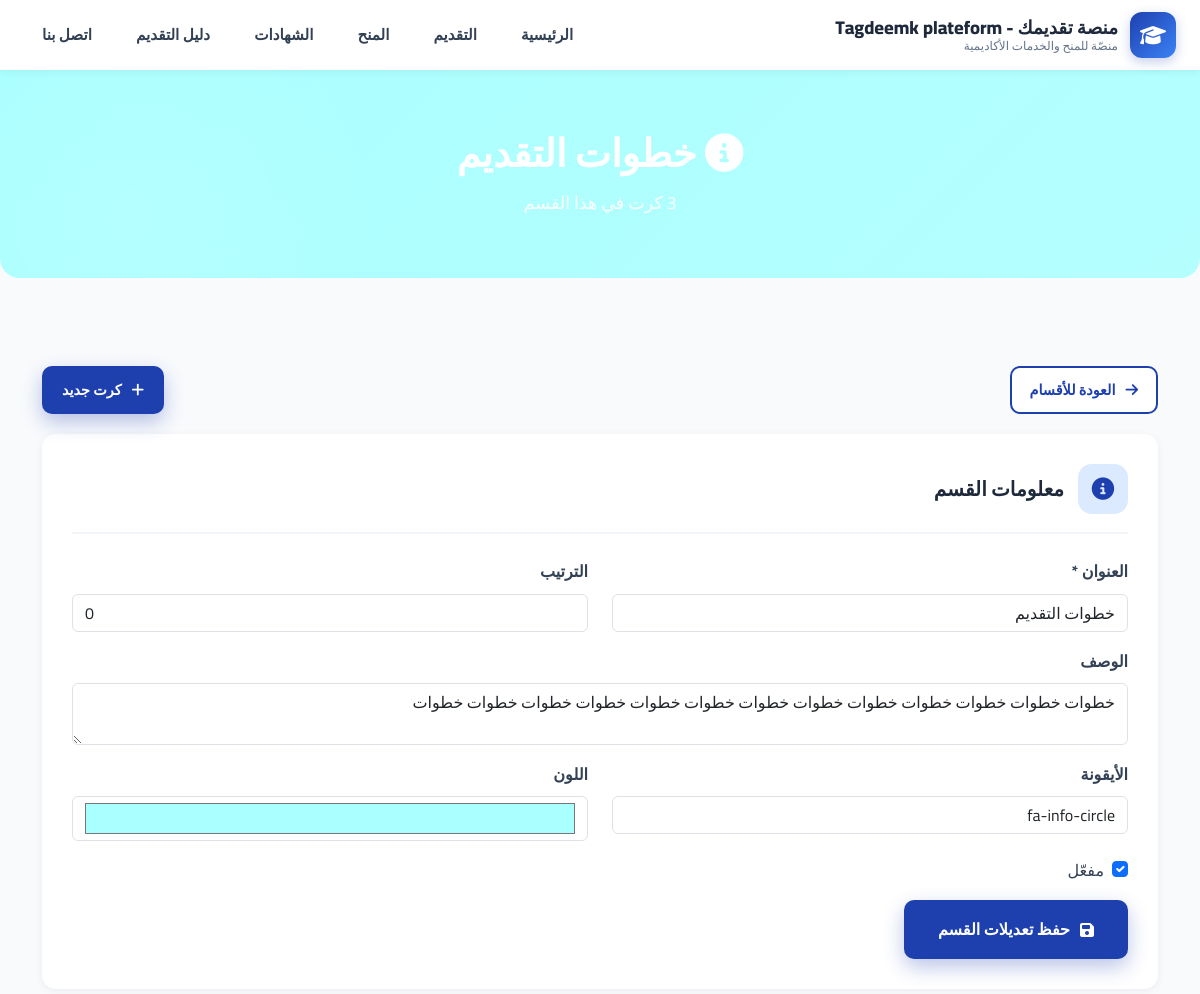
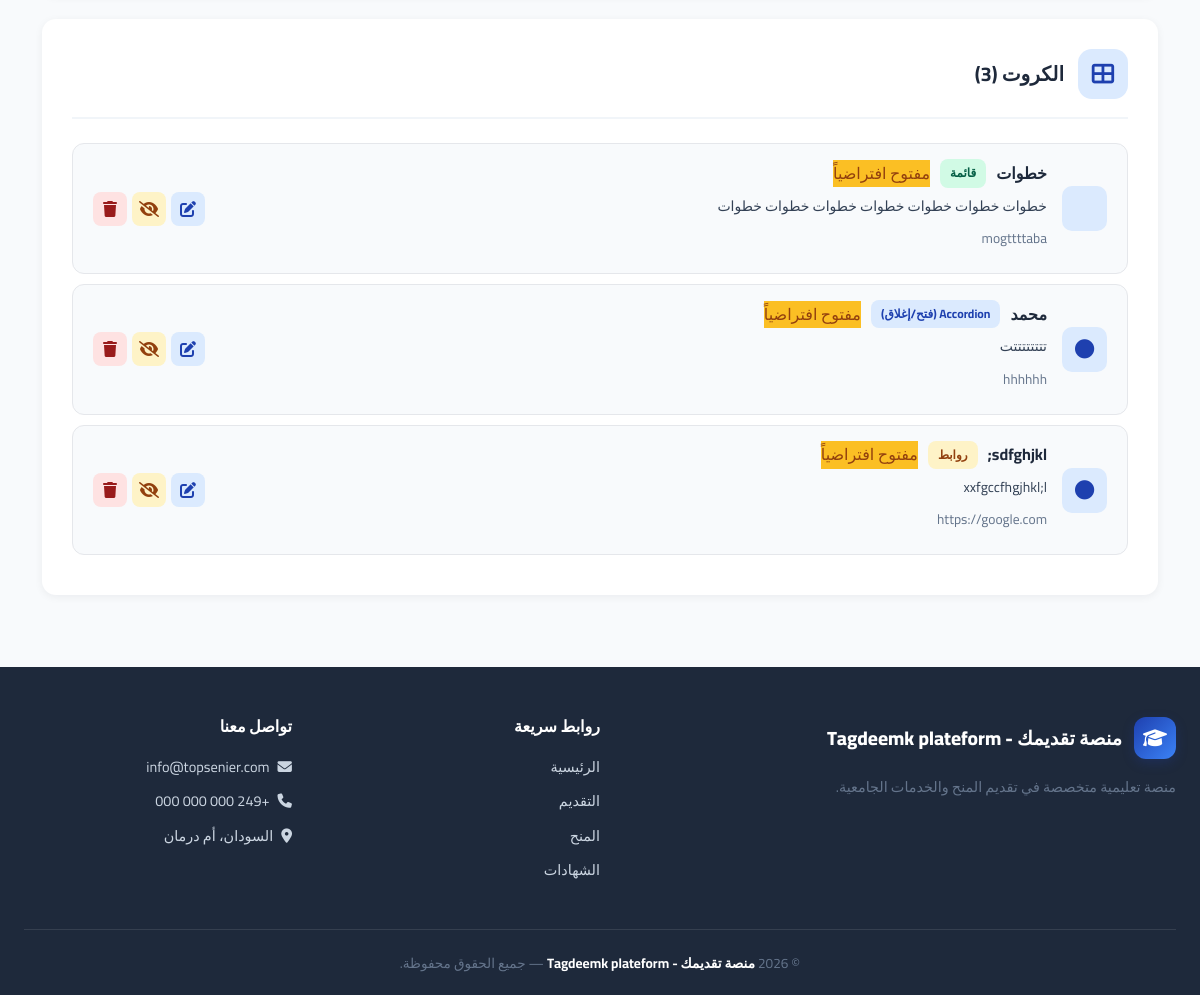
The page /panel/guide/sections/1/ (signed in) on the database its author committed (2 pictures, top to bottom).
### apps/config_app/models.py (models this page shows, shortened)
class SiteSettings(models.Model):
    site_name = models.CharField(
        max_length=100,
        default='توب سينير',
        verbose_name='اسم الموقع'
    )
    site_tagline = models.CharField(
        max_length=200,
        default='منصّتي للمنح والخدمات الأكاديمية',
        verbose_name='الشعار الفرعي'
    )
    hero_badge = models.CharField(
        max_length=200,
        default='🎓 منصة سودانية متكاملة للتعليم الجامعي',
        verbose_name='شعار Hero'
    )
    hero_title = models.CharField(
        max_length=300,
        default='بوابتك إلى الجامعات والمنح والتوثيق',
        verbose_name='عنوان Hero'
    )
    hero_description = models.TextField(
        default='نقدّم لك تجربة تعليمية متكاملة تجمع بين التقديم الإلكتروني، والمنح، وترتيب الرغبات، وتوثيق الشهادات.',
        verbose_name='وصف Hero'
    )
    hero_background = models.ImageField(
        upload_to='hero/%Y/%m/',
        blank=True,
        null=True,
        verbose_name='خلفية Hero',
        help_text='المقاس المثالي: 1920×1080 بكسل - حجم أقل من 1 ميجا'
    )
    hero_overlay_opacity = models.FloatField(
        default=0.6,
        verbose_name='شفافية الطبقة الداكنة',
        help_text='من 0 (بدون طبقة) إلى 1 (طبقة معتمة تماماً)'
    )
    hero_btn1_text = models.CharField(
        max_length=50,
        default='رتّب رغباتك',
        verbose_name='نص الزر الأول',
        blank=True,
    )
    hero_btn1_icon = models.CharField(
        max_length=50,
        default='fa-list-ol',
        verbose_name='أيقونة الزر الأول',
        blank=True,
        help_text='مثال: fa-list-ol',
    )
    hero_btn2_text = models.CharField(
        max_length=50,
        default='قدّم الآن',
        verbose_name='نص الزر الثاني',
        blank=True,
    )
    hero_btn2_icon = models.CharField(
        max_length=50,
        default='fa-paper-plane',
        verbose_name='أيقونة الزر الثاني',
        blank=True,
    )
    contact_phone = models.CharField(
        max_length=50,
        default='+249 000 000 000',
        verbose_name='رقم الهاتف'
    )
    contact_email = models.EmailField(
        default='info@topsenier.com',
        verbose_name='البريد الإلكتروني'
    )
    contact_address = models.CharField(
        max_length=200,
        default='السودان، أم درمان',
        verbose_name='العنوان'
    )
    whatsapp_number = models.CharField(
        max_length=50,
        default='+249000000000',
        verbose_name='رقم الواتساب'
    )
    facebook_url = models.URLField(
        blank=True,
        null=True,
        verbose_name='رابط فيسبوك'
    )
    linkedin_url = models.URLField(
        blank=True,
        null=True,
        verbose_name='رابط لينكدإن'
    )
    about_us = models.TextField(
        default='منصة سودانية متكاملة تهدف إلى تسهيل رحلة الطالب الأكاديمية من التقديم للجامعات حتى استخراج الشهادات.',
        verbose_name='من نحن',
    )
    facebook_page = models.URLField(
        blank=True, null=True,
        verbose_name='صفحة فيسبوك',
    )
    facebook_group = models.URLField(
        blank=True, null=True,
        verbose_name='مجموعة فيسبوك',
    )
    telegram_channel = models.URLField(
        blank=True, null=True,
        verbose_name='قناة تيليجرام',
    )
    telegram_group = models.URLField(
        blank=True, null=True,
        verbose_name='مجموعة تيليجرام',
    )
    instagram_url = models.URLField(
        blank=True, null=True,
        verbose_name='إنستغرام',
    )
    youtube_url = models.URLField(
        blank=True, null=True,
        verbose_name='يوتيوب',
    )
    tiktok_url = models.URLField(
        blank=True, null=True,
        verbose_name='تيك توك',
    )
    twitter_url = models.URLField(
        blank=True, null=True,
        verbose_name='X (تويتر)',
    )
    developer_name = models.CharField(
        max_length=100,
        default='',
        blank=True,
        verbose_name='اسم المطور',
    )
    developer_description = models.TextField(
        default='',
        blank=True,
        verbose_name='وصف المطور',
    )
    developer_email = models.EmailField(
        default='',
        blank=True,
        verbose_name='بريد المطور',
    )
    developer_whatsapp = models.CharField(
        max_length=50,
        default='',
        blank=True,
        verbose_name='واتساب المطور',
    )
    developer_github = models.URLField(
        default='',
        blank=True,
        verbose_name='GitHub المطور',
    )
    developer_website = models.URLField(
        default='',
        blank=True,
        verbose_name='موقع المطور',
    )
    is_active = models.BooleanField(
        default=True,
        verbose_name='نشط'
    )
    updated_at = models.DateTimeField(
        auto_now=True,
        verbose_name='آخر تحديث'
    )
    class Meta:
        verbose_name = 'إعدادات الموقع'
        verbose_name_plural = 'إعدادات الموقع'
    @classmethod
    def get_settings(cls):
        settings, created = cls.objects.get_or_create(pk=1)
        return settings

### apps/guide/models.py (models this page shows, shortened)
class GuideSection(models.Model):
    title = models.CharField(
        max_length=200,
        verbose_name='عنوان القسم',
    )
    description = models.TextField(
        blank=True,
        verbose_name='وصف مختصر',
        help_text='يظهر تحت العنوان'
    )
    icon = models.CharField(
        max_length=50,
        default='fa-info-circle',
        verbose_name='الأيقونة',
        help_text='مثال: fa-list-check',
    )
    color = models.CharField(
        max_length=20,
        default='#1e40af',
        verbose_name='اللون',
    )
    order = models.IntegerField(
        default=0,
        verbose_name='الترتيب',
    )
    is_active = models.BooleanField(
        default=True,
        verbose_name='مفعّل',
    )
    created_at = models.DateTimeField(
        auto_now_add=True,
        verbose_name='تاريخ الإنشاء',
    )
    class Meta:
        verbose_name = 'قسم'
        verbose_name_plural = 'أقسام الدليل'
        ordering = ['order', 'created_at']

class GuideCard(models.Model):
    CARD_TYPES = [
        ('accordion', 'Accordion (فتح/إغلاق)'),
        ('list', 'قائمة'),
        ('text', 'نص حر'),
        ('links', 'روابط'),
    ]
    section = models.ForeignKey(
        GuideSection,
        on_delete=models.CASCADE,
        related_name='cards',
        verbose_name='القسم',
    )
    card_type = models.CharField(
        max_length=20,
        choices=CARD_TYPES,
        default='accordion',
        verbose_name='نوع الكرت',
    )
    title = models.CharField(
        max_length=300,
        verbose_name='العنوان',
    )
    subtitle = models.CharField(
        max_length=400,
        blank=True,
        verbose_name='وصف مختصر',
    )
    content = models.TextField(
        blank=True,
        verbose_name='المحتوى',
        help_text='يدعم HTML بسيط'
    )
    icon = models.CharField(
        max_length=50,
        default='fa-circle',
        blank=True,
        verbose_name='الأيقونة',
    )
    order = models.IntegerField(
        default=0,
        verbose_name='الترتيب',
    )
    is_open_default = models.BooleanField(
        default=False,
        verbose_name='مفتوح افتراضياً',
    )
    is_active = models.BooleanField(
        default=True,
        verbose_name='مفعّل',
    )
    created_at = models.DateTimeField(
        auto_now_add=True,
        verbose_name='تاريخ الإنشاء',
    )
    class Meta:
        verbose_name = 'كرت'
        verbose_name_plural = 'الكروت'
        ordering = ['order', 'created_at']

### apps/panel/views.py (the view)
# urls.py: path('guide/sections/<int:pk>/', views.guide_section_detail, name='guide_section_detail'),
@section_access_required('guide')
def guide_section_detail(request, pk):
    from apps.guide.models import GuideSection, GuideCard
    section = get_object_or_404(GuideSection, pk=pk)
    cards = section.cards.all().order_by('order')
    context = {
        'section': section,
        'cards': cards,
        'page_title': f'قسم: {section.title}',
        'card_types': GuideCard.CARD_TYPES,
    }
    return render(request, 'panel/guide_section_detail.html', context)

### templates/panel/guide_section_detail.html (shortened to what this page needs)
{% extends 'base.html' %}
{% load static %}
{% block content %}
<link rel="stylesheet" href="{% static 'css/style.css' %}">
<link rel="stylesheet" href="{% static 'css/panel.css' %}">
<div class="page-hero" style="background: linear-gradient(135deg, {{ section.color }} 0%, {{ section.color }}dd 100%);">
    <h1>
        <i class="fa-solid {{ section.icon }}"></i>
        {{ section.title }}
    </h1>
    <p>{{ section.cards.count }} كرت في هذا القسم</p>
</div>
<div class="container py-5">
    <div class="panel-toolbar">
        <a href="{% url 'panel:guide_sections' %}" class="btn-outline btn-sm">
            <i class="fa-solid fa-arrow-right"></i> العودة للأقسام
        </a>
        <button class="btn-primary btn-sm" onclick="openAddCardModal()">
            <i class="fa-solid fa-plus"></i> كرت جديد
        </button>
    </div>
    <div class="info-card mb-4">
        <div class="info-card-header">
            <i class="fa-solid fa-info-circle"></i>
            <h3>معلومات القسم</h3>
        </div>
        <form id="sectionForm">
            <div class="row">
                <div class="col-md-6 mb-3">
                    <label class="form-label fw-bold">العنوان *</label>
                    <input type="text" name="title" class="form-control"
                           value="{{ section.title }}" required>
                </div>
                <div class="col-md-6 mb-3">
                    <label class="form-label fw-bold">الترتيب</label>
                    <input type="number" name="order" class="form-control"
                           value="{{ section.order }}">
                </div>
            </div>
            <div class="mb-3">
                <label class="form-label fw-bold">الوصف</label>
                <textarea name="description" class="form-control" rows="2">{{ section.description }}</textarea>
            </div>
            <div class="row">
                <div class="col-md-6 mb-3">
                    <label class="form-label fw-bold">الأيقونة</label>
                    <input type="text" name="icon" class="form-control"
                           value="{{ section.icon }}">
                </div>
                <div class="col-md-6 mb-3">
                    <label class="form-label fw-bold">اللون</label>
                    <input type="color" name="color" class="form-control"
                           value="{{ section.color }}" style="height:45px;">
                </div>
            </div>
            <div class="form-check mb-3">
                <input type="checkbox" name="is_active" class="form-check-input"
                       id="section_is_active" {% if section.is_active %}checked{% endif %}>
                <label class="form-check-label" for="section_is_active">
                    مفعّل
                </label>
            </div>
            <button type="button" class="btn-primary" onclick="saveSection()">
                <i class="fa-solid fa-save"></i> حفظ تعديلات القسم
            </button>
        </form>
    </div>
    <div class="info-card">
        <div class="info-card-header">
            <i class="fa-solid fa-th-large"></i>
            <h3>الكروت ({{ section.cards.count }})</h3>
        </div>
        {% if cards %}
        <div class="cards-list">
            {% for card in cards %}
            <div class="section-card-item" id="card-row-{{ card.pk }}">
                <div class="card-item-icon">
                    <i class="fa-solid {{ card.icon }}"></i>
                </div>
                <div class="card-item-content">
                    <div class="card-item-title">
                        <strong>{{ card.title }}</strong>
                        <span class="status-badge status-{{ card.card_type }}">
                            {{ card.get_card_type_display }}
                        </span>
                        {% if card.is_open_default %}
                            <span class="badge-mini" style="background:#fbbf24; color:#92400e;">
                                مفتوح افتراضياً
                            </span>
                        {% endif %}
                    </div>
                    {% if card.subtitle %}
                        <small>{{ card.subtitle }}</small>
                    {% endif %}
                    {% if card.content %}
                        <p style="margin:8px 0 0 0; color:#64748b; font-size:0.85rem;">
                            {{ card.content|striptags|truncatechars:100 }}
                        </p>
                    {% endif %}
                </div>
                <div class="card-item-actions">
                    <button class="action-btn" onclick="editCard({{ card.pk }})"
                            title="تعديل" style="background:#dbeafe; color:#1e40af;">
                        <i class="fa-solid fa-edit"></i>
                    </button>
                    <button class="action-btn" onclick="toggleCard({{ card.pk }})"
                            title="تفعيل/تعطيل" style="background:#fef3c7; color:#92400e;">
                        <i class="fa-solid fa-{% if card.is_active %}eye-slash{% else %}eye{% endif %}"></i>
                    </button>
                    <button class="action-btn" onclick="deleteCard({{ card.pk }}, '{{ card.title|escapejs }}')"
                            title="حذف" style="background:#fee2e2; color:#991b1b;">
                        <i class="fa-solid fa-trash"></i>
                    </button>
                </div>
            </div>
            {% endfor %}
        </div>
        {% else %}
        <div class="empty-state">
            <i class="fa-solid fa-square"></i>
            <h3>لا توجد كروت</h3>
            <p>ابدأ بإضافة كرت جديد</p>
        </div>
        {% endif %}
    </div>
</div>
{% endblock %}

### templates/partials/header.html (shortened to what this page needs)
<header class="header">
    <div class="header-container">
        <div class="logo" onclick="window.location.href='{% url 'home:index' %}'">
            <div class="logo-icon"><i class="fa-solid fa-graduation-cap"></i></div>
            <div class="logo-text">
                <span class="brand">{{ SITE_NAME }}</span>
                <span class="tagline">{{ SITE_TAGLINE }}</span>
            </div>
        </div>
        <nav class="nav-menu" id="navMenu">
            <a class="nav-link {% if request.resolver_match.app_name == 'home' %}active{% endif %}"
               href="{% url 'home:index' %}">الرئيسية</a>
            <a class="nav-link {% if request.resolver_match.app_name == 'admission' %}active{% endif %}"
               href="{% url 'admission:index' %}">التقديم</a>
            <a class="nav-link {% if request.resolver_match.app_name == 'scholarships' %}active{% endif %}"
               href="{% url 'scholarships:index' %}">المنح</a>
            <a class="nav-link {% if request.resolver_match.app_name == 'certificates' %}active{% endif %}"
               href="{% url 'certificates:index' %}">الشهادات</a>
            <a class="nav-link {% if request.resolver_match.app_name == 'guide' %}active{% endif %}"
               href="{% url 'guide:index' %}">دليل التقديم</a>
            <a class="nav-link {% if request.resolver_match.app_name == 'contact' %}active{% endif %}"
               href="{% url 'contact:index' %}">اتصل بنا</a>
        </nav>
    </div>
</header>

### templates/partials/footer.html
<footer class="footer">
    <div class="footer-grid">
        <div class="footer-about">
            <div class="footer-brand">
                <div class="logo-icon"><i class="fa-solid fa-graduation-cap"></i></div>
                <span class="brand">{{ SITE_NAME }}</span>
            </div>
            <p>منصة تعليمية متخصصة في تقديم المنح والخدمات الجامعية.</p>
        </div>
        <div class="footer-col">
            <h4>روابط سريعة</h4>
            <ul>
                <li><a href="{% url 'home:index' %}">الرئيسية</a></li>
                <li><a href="{% url 'admission:index' %}">التقديم</a></li>
                <li><a href="{% url 'scholarships:index' %}">المنح</a></li>
                <li><a href="{% url 'certificates:index' %}">الشهادات</a></li>
            </ul>
        </div>
        <div class="footer-col">
            <h4>تواصل معنا</h4>
            <ul>
                <li><a><i class="fa-solid fa-envelope"></i> {{ SITE_EMAIL }}</a></li>
                <li><a><i class="fa-solid fa-phone"></i> {{ SITE_PHONE }}</a></li>
                <li><a><i class="fa-solid fa-location-dot"></i> {{ SITE_ADDRESS }}</a></li>
            </ul>
        </div>
    </div>
    <div class="footer-bottom">
        © 2026 <strong>{{ SITE_NAME }}</strong> — جميع الحقوق محفوظة.
    </div>
</footer>

### rows shown on the page
SiteSettings: site_name "منصة تقديمك - Tagdeemk plateform", site_tagline "منصّة للمنح والخدمات الأكاديمية", contact_email "info@topsenier.com", contact_phone "+249 000 000 000", contact_address "السودان، أم درمان"
GuideSection: title "خطوات التقديم", cards.count "3", order "0", description "خطوات خطوات خطوات خطوات خطوات خطوات خطوات خطوات خطوات خطوات خطوات خطوات خطوات", icon "fa-info-circle", color "#aaffff", is_active "☑"
GuideCard: title "خطوات", card_type "قائمة", is_open_default "مفتوح افتراضياً", subtitle "خطوات خطوات خطوات خطوات خطوات خطوات خطوات", content "mogttttaba", is_active True (drawn)
GuideCard: title "محمد", card_type "Accordion (فتح/إغلاق)", is_open_default "مفتوح افتراضياً", subtitle "تتتتتتتتت", content "hhhhhh", is_active True (drawn)
GuideCard: title "sdfghjkl;", card_type "روابط", is_open_default "مفتوح افتراضياً", subtitle "xxfgccfhgjhkl;l", content "https://google.com", is_active True (drawn)
